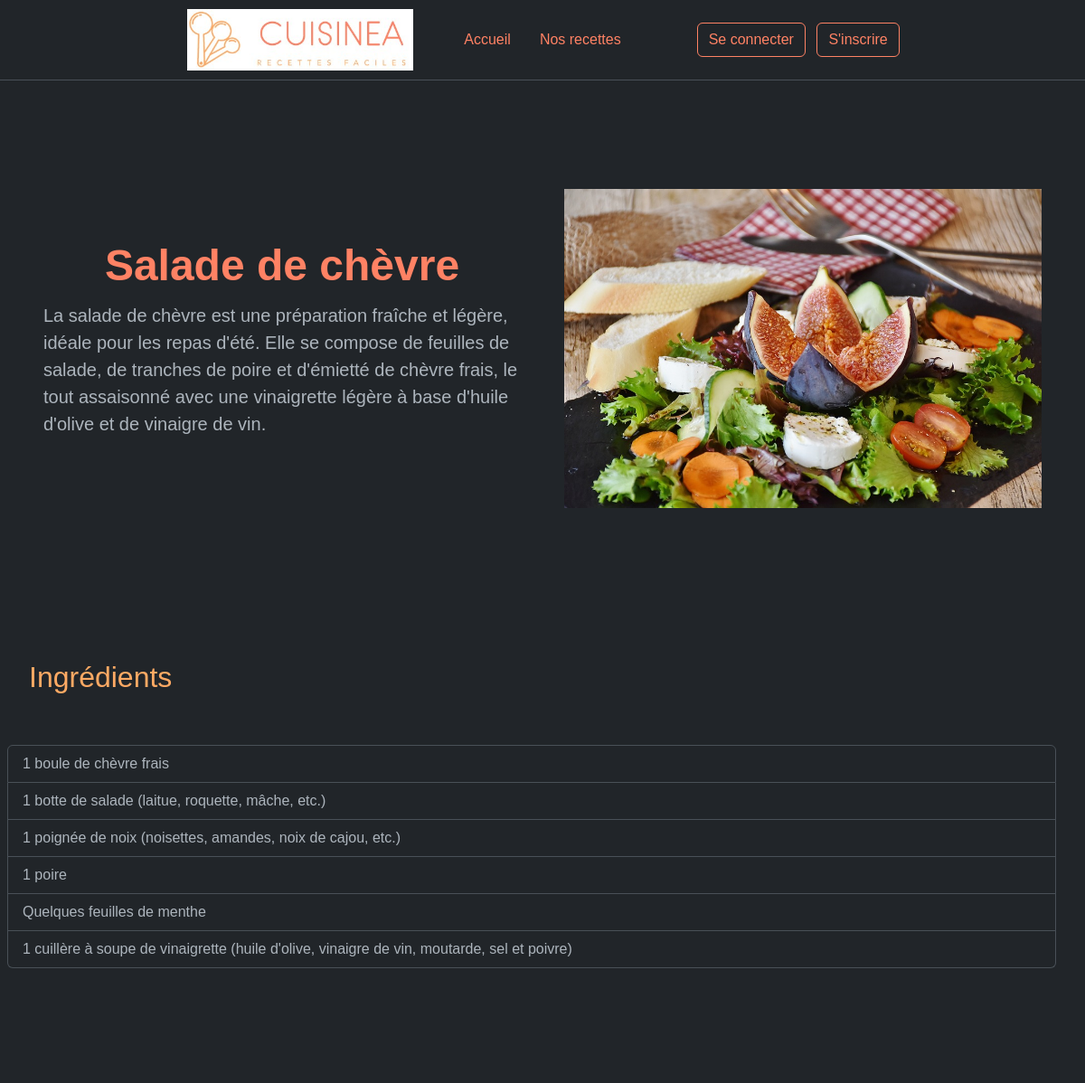
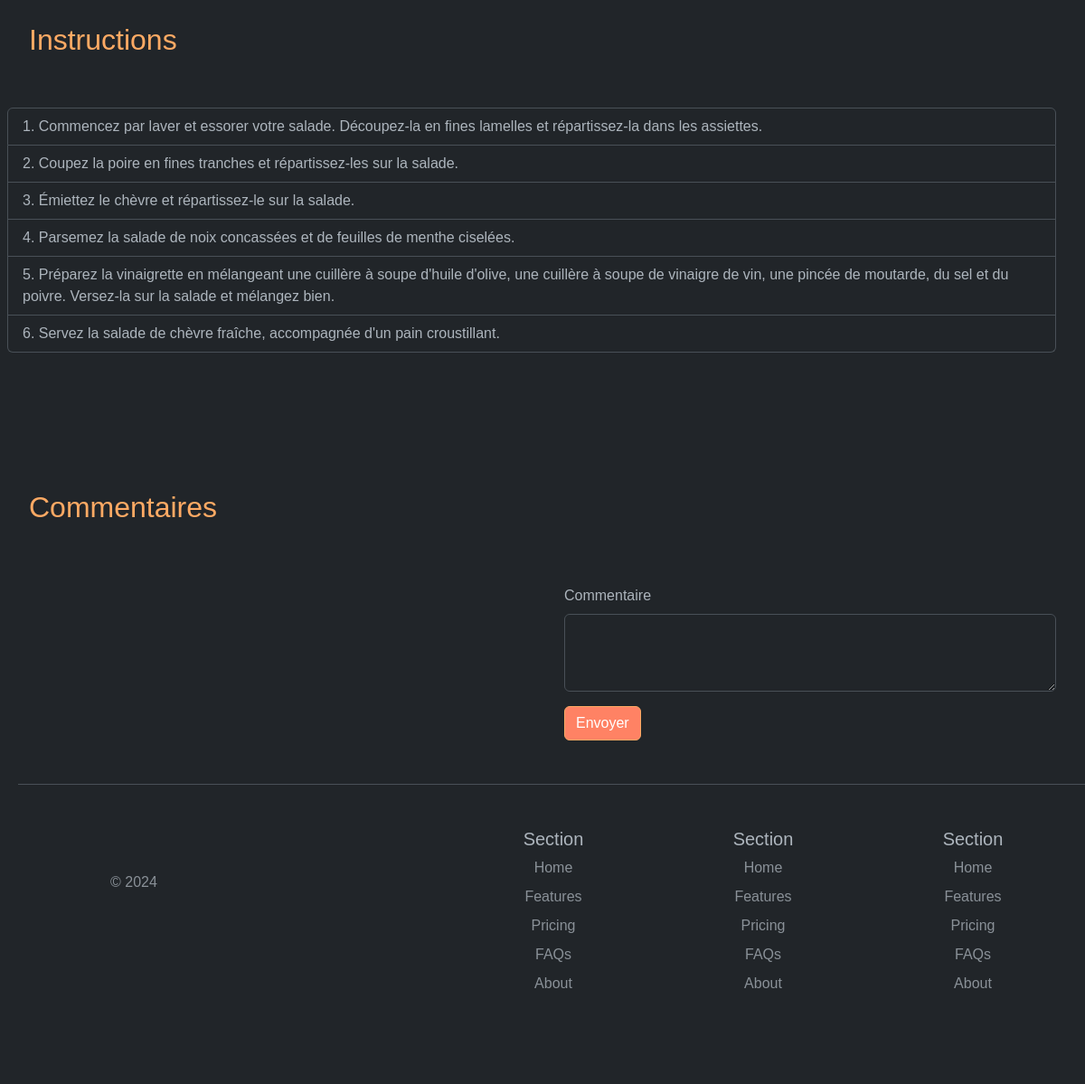
The app's page /recette.php?id=58 with its own data (2 pictures, top to bottom).
### tables this page shows
CREATE TABLE IF NOT EXISTS `recipes` (
  `id` int(11) NOT NULL AUTO_INCREMENT,
  `category_id` int(11) NOT NULL,
  `title` varchar(255) NOT NULL,
  `description` text NOT NULL,
  `ingredients` text NOT NULL,
  `instructions` text NOT NULL,
  `image` varchar(255) DEFAULT NULL,
  PRIMARY KEY (`id`),
  KEY `category_id` (`category_id`)
);

### lib/recipe.php (called while the page is built, shortened)
<?php
function getRecipeById(PDO $pdo, int $id)
{
    $query = $pdo->prepare("SELECT * FROM recipes WHERE id = :id");
    $query->bindParam(':id', $id, PDO::PARAM_INT);
    $query->execute();
    return $query->fetch();
}
function getRecipeImage(string $image = null)
{
    if ($image === null) {
        return _ASSETS_IMG_PATH_ . 'recipe_default.jpg';
    } else {
        return _RECIPES_IMG_PATH_ . $image;
    }
}

### lib/tools.php (called while the page is built, shortened)
<?php
function linesToArray(string $string)
{
    return explode(PHP_EOL, $string);
}

### recette.php (the view, shortened to what this page needs)
<?php
require_once('templates/header.php');
require_once('lib/tools.php');
require_once('lib/recipe.php');
$id = (int)$_GET['id'];
$recipe = getRecipeById($pdo, $id);
if ($recipe) {
    $ingredients = linesToArray($recipe['ingredients']);
    $instructions = linesToArray($recipe['instructions']);
?>
    <div class="row flex-lg-row-reverse align-items-center g-5 py-5 m-4">
        <div class="col-10 col-sm-8 col-lg-6">
            <img src="<?= getRecipeImage($recipe['image']); ?>" class="d-block mx-lg-auto img-fluid" alt="<?= $recipe['title']; ?>" width="700" height="500" loading="lazy">
        </div>
        <div class="col-lg-6">
            <h1 class="display-5 fw-bold lh-1 mb-3"><?= $recipe['title']; ?></h1>
            <p class="lead"><?= $recipe['description']; ?></p>
        </div>
    </div>
    <div class="row flex-lg-row-reverse align-items-center g-5 py-5 m-2">
        <h2>Ingrédients</h2>
        <ul class="list-group">
            <?php foreach ($ingredients as $key => $ingredient) { ?>
                <li class="list-group-item"><?= $ingredient; ?></li>
            <?php } ?>
        </ul>
    </div>
    <div class="row flex-lg-row-reverse align-items-center g-5 py-5 m-2">
        <h2>Instructions</h2>
        <ol class="list-group list-group-numbered">
            <?php foreach ($instructions as $key => $instruction) { ?>
                <li class="list-group-item"><?= $instruction; ?></li>
            <?php } ?>
        </ol>
    </div>
    <div class="row flex-lg-row-reverse align-items-center g-5 py-5 m-2">
        <h2>Commentaires</h2>
        <div class="col-lg-6">
            <form action="comment.php" method="post">
                <div class="mb-3">
                    <label for="comment" class="form-label">Commentaire</label>
                    <textarea class="form-control" id="comment" name="comment" rows="3"></textarea>
                </div>
                <button type="submit" class="btn btn-primary">Envoyer</button>
            </form>
        </div>
    <?php } else { ?>
        <div class="row text-center">
            <h1>Recette introuvable</h1>
        </div>
    <?php } ?>
    <?php
    require_once('templates/footer.php');
    ?>

### assets/css/style.css (style rules this page uses)
* { margin: 0; padding: 0; box-sizing: border-box; scroll-padding-top: 2rem; scroll-behavior: smooth; }
body { font-family: Arial, sans-serif; margin: 0; padding: 0; overflow-x: hidden; }
h1 { text-align: center; }
label { margin-top: 10px; display: block; }

### records on screen
recipes: image (picture), title "Salade de chèvre", description "La salade de chèvre est une préparation fraîche et légère, idéale pour les repas d'été. Elle se compose de feuilles de salade, de tranches de poire et d'émietté de chèvre frais, le tout assaisonné avec une vinaigrette légère à base d'huile d'olive et de vinaigre de vin.", ingredients "1 boule de chèvre frais", ingredients "1 botte de salade (laitue, roquette, mâche, etc.)", ingredients "1 poignée de noix (noisettes, amandes, noix de cajou, etc.)", ingredients "1 poire", ingredients "Quelques feuilles de menthe", ingredients "1 cuillère à soupe de vinaigrette (huile d'olive, vinaigre de vin, moutarde, sel et poivre)", instructions "Commencez par laver et essorer votre salade. Découpez-la en fines lamelles et répartissez-la dans les assiettes.", instructions "Coupez la poire en fines tranches et répartissez-les sur la salade.", instructions "Émiettez le chèvre et répartissez-le sur la salade.", instructions "Parsemez la salade de noix concassées et de feuilles de menthe ciselées.", instructions "Préparez la vinaigrette en mélangeant une cuillère à soupe d'huile d'olive, une cuillère à soupe de vinaigre de vin, une pincée de moutarde, du sel et du poivre. Versez-la sur la salade et mélangez bien.", instructions "Servez la salade de chèvre fraîche, accompagnée d'un pain croustillant."

### other values on screen
$value "Accueil"
$value "Nos recettes"
